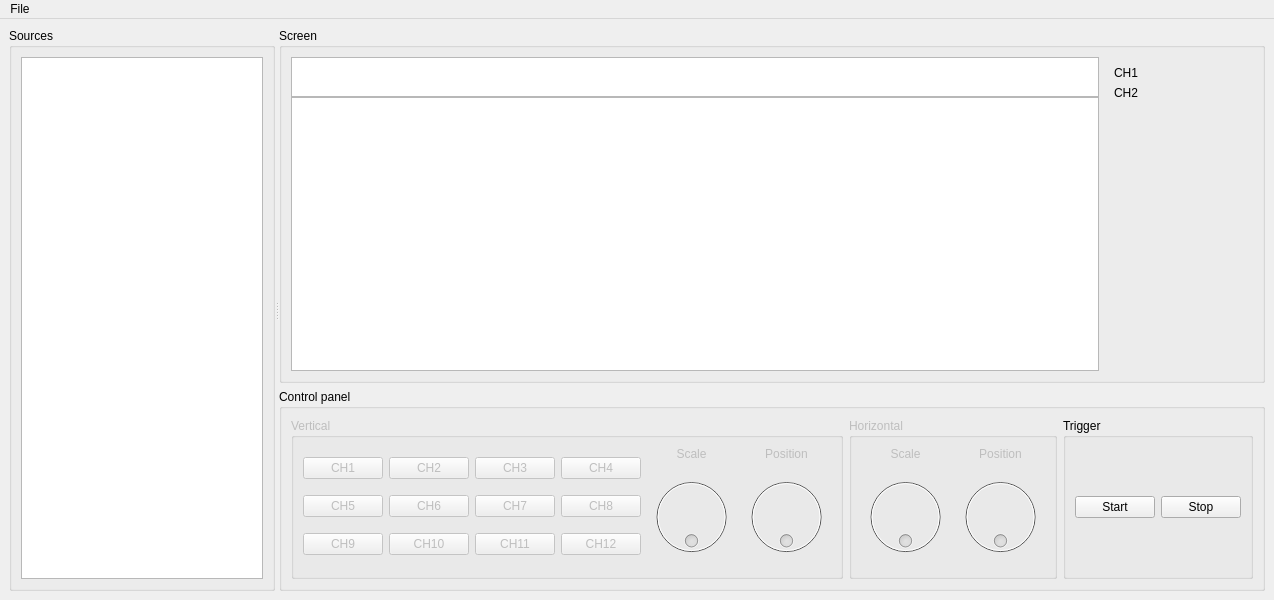
<?xml version="1.0" encoding="UTF-8"?>
<ui version="4.0">
 <class>MainWindow</class>
 <widget class="QMainWindow" name="MainWindow">
  <property name="geometry">
   <rect>
    <x>0</x>
    <y>0</y>
    <width>1274</width>
    <height>600</height>
   </rect>
  </property>
  <property name="minimumSize">
   <size>
    <width>800</width>
    <height>600</height>
   </size>
  </property>
  <property name="windowTitle">
   <string>MainWindow</string>
  </property>
  <widget class="QWidget" name="centralwidget">
   <layout class="QHBoxLayout" name="horizontalLayout">
    <item>
     <widget class="QSplitter" name="splitter">
      <property name="orientation">
       <enum>Qt::Orientation::Horizontal</enum>
      </property>
      <widget class="QGroupBox" name="sourceListBox">
       <property name="minimumSize">
        <size>
         <width>200</width>
         <height>0</height>
        </size>
       </property>
       <property name="title">
        <string>Sources</string>
       </property>
       <layout class="QVBoxLayout" name="verticalLayout_7">
        <item>
         <widget class="QTreeView" name="sourceList">
          <property name="contextMenuPolicy">
           <enum>Qt::ContextMenuPolicy::CustomContextMenu</enum>
          </property>
          <property name="editTriggers">
           <set>QAbstractItemView::EditTrigger::NoEditTriggers</set>
          </property>
          <property name="headerHidden">
           <bool>true</bool>
          </property>
         </widget>
        </item>
       </layout>
      </widget>
      <widget class="QWidget" name="mainScreen" native="true">
       <layout class="QVBoxLayout" name="verticalLayout">
        <property name="topMargin">
         <number>0</number>
        </property>
        <property name="rightMargin">
         <number>0</number>
        </property>
        <property name="bottomMargin">
         <number>0</number>
        </property>
        <item>
         <widget class="QGroupBox" name="outputScreen">
          <property name="title">
           <string>Screen</string>
          </property>
          <layout class="QHBoxLayout" name="horizontalLayout_3">
           <item>
            <widget class="QWidget" name="" native="true">
             <layout class="QVBoxLayout" name="verticalLayout_6">
              <property name="spacing">
               <number>0</number>
              </property>
              <property name="leftMargin">
               <number>0</number>
              </property>
              <property name="topMargin">
               <number>0</number>
              </property>
              <property name="rightMargin">
               <number>0</number>
              </property>
              <property name="bottomMargin">
               <number>0</number>
              </property>
              <item>
               <widget class="QChartView" name="dataOverview">
                <property name="sizePolicy">
                 <sizepolicy hsizetype="Expanding" vsizetype="Fixed">
                  <horstretch>0</horstretch>
                  <verstretch>0</verstretch>
                 </sizepolicy>
                </property>
                <property name="maximumSize">
                 <size>
                  <width>16777215</width>
                  <height>40</height>
                 </size>
                </property>
               </widget>
              </item>
              <item>
               <widget class="QChartView" name="dataPlot">
                <property name="enabled">
                 <bool>true</bool>
                </property>
                <property name="sizePolicy">
                 <sizepolicy hsizetype="Expanding" vsizetype="Expanding">
                  <horstretch>0</horstretch>
                  <verstretch>0</verstretch>
                 </sizepolicy>
                </property>
                <property name="renderHints">
                 <set>QPainter::RenderHint::Antialiasing|QPainter::RenderHint::TextAntialiasing</set>
                </property>
               </widget>
              </item>
             </layout>
            </widget>
           </item>
           <item>
            <widget class="QWidget" name="formWidget" native="true">
             <property name="sizePolicy">
              <sizepolicy hsizetype="Maximum" vsizetype="Preferred">
               <horstretch>0</horstretch>
               <verstretch>0</verstretch>
              </sizepolicy>
             </property>
             <layout class="QFormLayout" name="formLayout">
              <item row="0" column="0">
               <widget class="QLabel" name="ch1Label">
                <property name="text">
                 <string>CH1</string>
                </property>
               </widget>
              </item>
              <item row="1" column="0">
               <widget class="QLabel" name="ch2Label">
                <property name="text">
                 <string>CH2</string>
                </property>
               </widget>
              </item>
              <item row="2" column="0">
               <spacer name="verticalSpacer">
                <property name="orientation">
                 <enum>Qt::Orientation::Vertical</enum>
                </property>
                <property name="sizeHint" stdset="0">
                 <size>
                  <width>20</width>
                  <height>40</height>
                 </size>
                </property>
               </spacer>
              </item>
              <item row="0" column="1">
               <widget class="QLabel" name="ch1Val">
                <property name="minimumSize">
                 <size>
                  <width>100</width>
                  <height>0</height>
                 </size>
                </property>
                <property name="text">
                 <string/>
                </property>
                <property name="alignment">
                 <set>Qt::AlignmentFlag::AlignRight|Qt::AlignmentFlag::AlignTrailing|Qt::AlignmentFlag::AlignVCenter</set>
                </property>
               </widget>
              </item>
              <item row="1" column="1">
               <widget class="QLabel" name="ch2Val">
                <property name="minimumSize">
                 <size>
                  <width>100</width>
                  <height>0</height>
                 </size>
                </property>
                <property name="text">
                 <string/>
                </property>
                <property name="alignment">
                 <set>Qt::AlignmentFlag::AlignRight|Qt::AlignmentFlag::AlignTrailing|Qt::AlignmentFlag::AlignVCenter</set>
                </property>
               </widget>
              </item>
             </layout>
            </widget>
           </item>
          </layout>
         </widget>
        </item>
        <item>
         <widget class="QGroupBox" name="controlPanel">
          <property name="title">
           <string>Control panel</string>
          </property>
          <layout class="QHBoxLayout" name="horizontalLayout_6">
           <item>
            <widget class="QGroupBox" name="verticalConfig">
             <property name="enabled">
              <bool>false</bool>
             </property>
             <property name="title">
              <string>Vertical</string>
             </property>
             <layout class="QHBoxLayout" name="horizontalLayout_5">
              <item>
               <layout class="QGridLayout" name="channelSelectors">
                <item row="2" column="1">
                 <widget class="QPushButton" name="configCh10">
                  <property name="text">
                   <string>CH10</string>
                  </property>
                 </widget>
                </item>
                <item row="0" column="0">
                 <widget class="QPushButton" name="configCh01">
                  <property name="text">
                   <string>CH1</string>
                  </property>
                 </widget>
                </item>
                <item row="1" column="1">
                 <widget class="QPushButton" name="configCh06">
                  <property name="text">
                   <string>CH6</string>
                  </property>
                 </widget>
                </item>
                <item row="2" column="2">
                 <widget class="QPushButton" name="configCh11">
                  <property name="text">
                   <string>CH11</string>
                  </property>
                 </widget>
                </item>
                <item row="0" column="2">
                 <widget class="QPushButton" name="configCh03">
                  <property name="text">
                   <string>CH3</string>
                  </property>
                 </widget>
                </item>
                <item row="1" column="2">
                 <widget class="QPushButton" name="configCh07">
                  <property name="text">
                   <string>CH7</string>
                  </property>
                 </widget>
                </item>
                <item row="1" column="0">
                 <widget class="QPushButton" name="configCh05">
                  <property name="text">
                   <string>CH5</string>
                  </property>
                 </widget>
                </item>
                <item row="2" column="0">
                 <widget class="QPushButton" name="configCh09">
                  <property name="text">
                   <string>CH9</string>
                  </property>
                 </widget>
                </item>
                <item row="0" column="1">
                 <widget class="QPushButton" name="configCh02">
                  <property name="text">
                   <string>CH2</string>
                  </property>
                 </widget>
                </item>
                <item row="0" column="3">
                 <widget class="QPushButton" name="configCh04">
                  <property name="text">
                   <string>CH4</string>
                  </property>
                 </widget>
                </item>
                <item row="1" column="3">
                 <widget class="QPushButton" name="configCh08">
                  <property name="text">
                   <string>CH8</string>
                  </property>
                 </widget>
                </item>
                <item row="2" column="3">
                 <widget class="QPushButton" name="configCh12">
                  <property name="text">
                   <string>CH12</string>
                  </property>
                 </widget>
                </item>
               </layout>
              </item>
              <item>
               <layout class="QVBoxLayout" name="verticalLayout_2">
                <item>
                 <widget class="QLabel" name="label">
                  <property name="text">
                   <string>Scale</string>
                  </property>
                  <property name="alignment">
                   <set>Qt::AlignmentFlag::AlignCenter</set>
                  </property>
                 </widget>
                </item>
                <item>
                 <widget class="QDial" name="dial_3">
                  <property name="wrapping">
                   <bool>true</bool>
                  </property>
                 </widget>
                </item>
               </layout>
              </item>
              <item>
               <layout class="QVBoxLayout" name="verticalLayout_3">
                <item>
                 <widget class="QLabel" name="label_2">
                  <property name="text">
                   <string>Position</string>
                  </property>
                  <property name="alignment">
                   <set>Qt::AlignmentFlag::AlignCenter</set>
                  </property>
                 </widget>
                </item>
                <item>
                 <widget class="QDial" name="dial_4">
                  <property name="wrapping">
                   <bool>true</bool>
                  </property>
                 </widget>
                </item>
               </layout>
              </item>
             </layout>
            </widget>
           </item>
           <item>
            <widget class="QGroupBox" name="horizontalConfig">
             <property name="enabled">
              <bool>false</bool>
             </property>
             <property name="title">
              <string>Horizontal</string>
             </property>
             <layout class="QHBoxLayout" name="horizontalLayout_4">
              <item>
               <layout class="QVBoxLayout" name="verticalLayout_4">
                <item>
                 <widget class="QLabel" name="label_3">
                  <property name="text">
                   <string>Scale</string>
                  </property>
                  <property name="alignment">
                   <set>Qt::AlignmentFlag::AlignCenter</set>
                  </property>
                 </widget>
                </item>
                <item>
                 <widget class="QDial" name="dial">
                  <property name="wrapping">
                   <bool>true</bool>
                  </property>
                 </widget>
                </item>
               </layout>
              </item>
              <item>
               <layout class="QVBoxLayout" name="verticalLayout_5">
                <item>
                 <widget class="QLabel" name="label_4">
                  <property name="text">
                   <string>Position</string>
                  </property>
                  <property name="alignment">
                   <set>Qt::AlignmentFlag::AlignCenter</set>
                  </property>
                 </widget>
                </item>
                <item>
                 <widget class="QDial" name="dial_2">
                  <property name="wrapping">
                   <bool>true</bool>
                  </property>
                 </widget>
                </item>
               </layout>
              </item>
             </layout>
            </widget>
           </item>
           <item>
            <spacer name="horizontalSpacer">
             <property name="orientation">
              <enum>Qt::Orientation::Horizontal</enum>
             </property>
             <property name="sizeHint" stdset="0">
              <size>
               <width>8</width>
               <height>20</height>
              </size>
             </property>
            </spacer>
           </item>
           <item>
            <widget class="QGroupBox" name="triggerConfig">
             <property name="title">
              <string>Trigger</string>
             </property>
             <layout class="QGridLayout" name="gridLayout_2">
              <item row="0" column="0">
               <widget class="QPushButton" name="pushButton_StartAll">
                <property name="text">
                 <string>Start</string>
                </property>
               </widget>
              </item>
              <item row="0" column="1">
               <widget class="QPushButton" name="pushButton_StopAll">
                <property name="text">
                 <string>Stop</string>
                </property>
               </widget>
              </item>
             </layout>
            </widget>
           </item>
          </layout>
         </widget>
        </item>
       </layout>
      </widget>
     </widget>
    </item>
   </layout>
  </widget>
  <widget class="QMenuBar" name="menubar">
   <property name="geometry">
    <rect>
     <x>0</x>
     <y>0</y>
     <width>1274</width>
     <height>19</height>
    </rect>
   </property>
   <widget class="QMenu" name="menuFile">
    <property name="title">
     <string>File</string>
    </property>
   </widget>
   <addaction name="menuFile"/>
  </widget>
  <action name="actionConfig_UART">
   <property name="text">
    <string>Config UART</string>
   </property>
  </action>
 </widget>
 <customwidgets>
  <customwidget>
   <class>QChartView</class>
   <extends>QGraphicsView</extends>
   <header>QtCharts</header>
  </customwidget>
 </customwidgets>
 <resources/>
 <connections/>
</ui>
